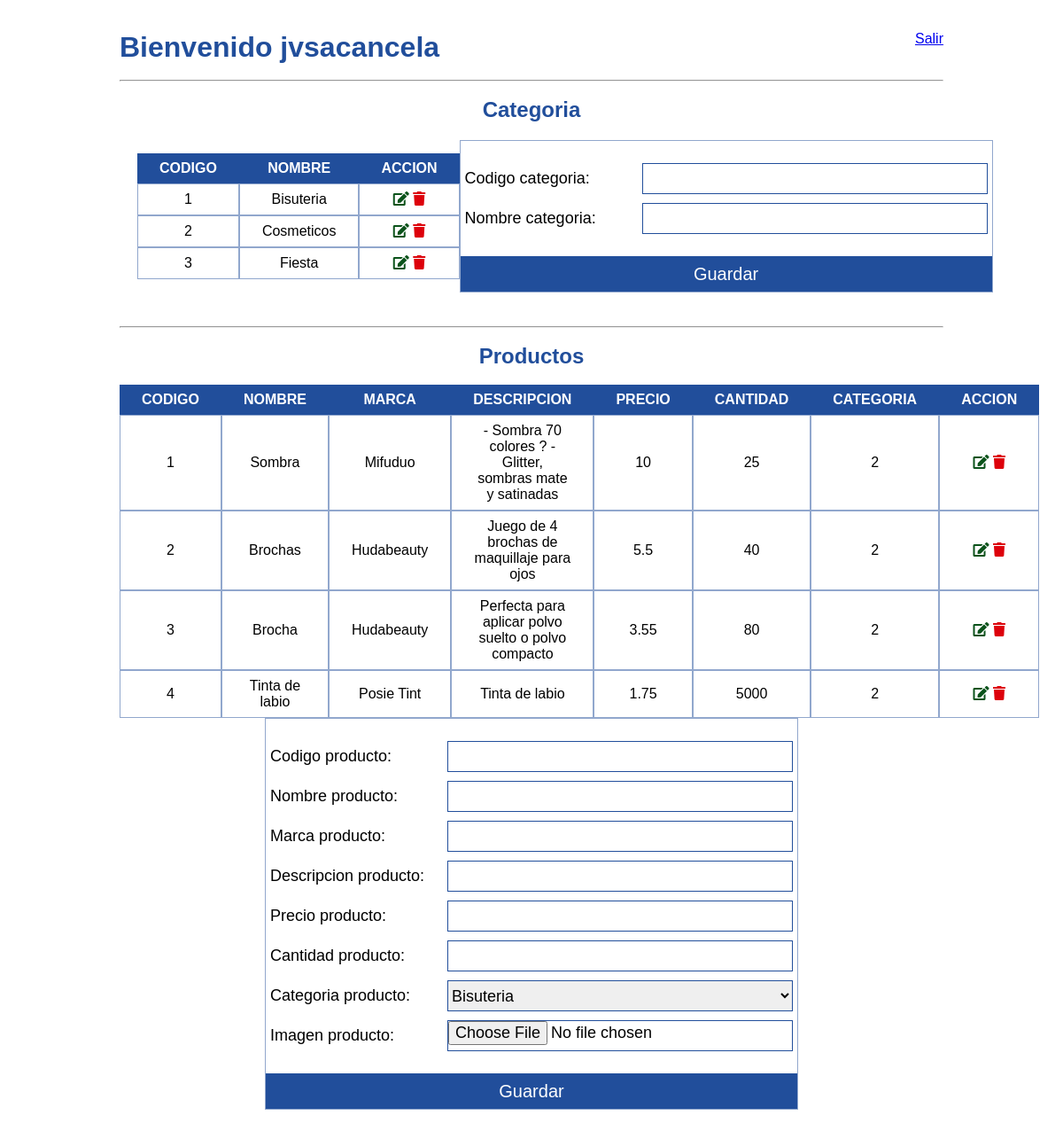
Before: /src/pages/user/panel-de-control.php (signed in) with the older database file.
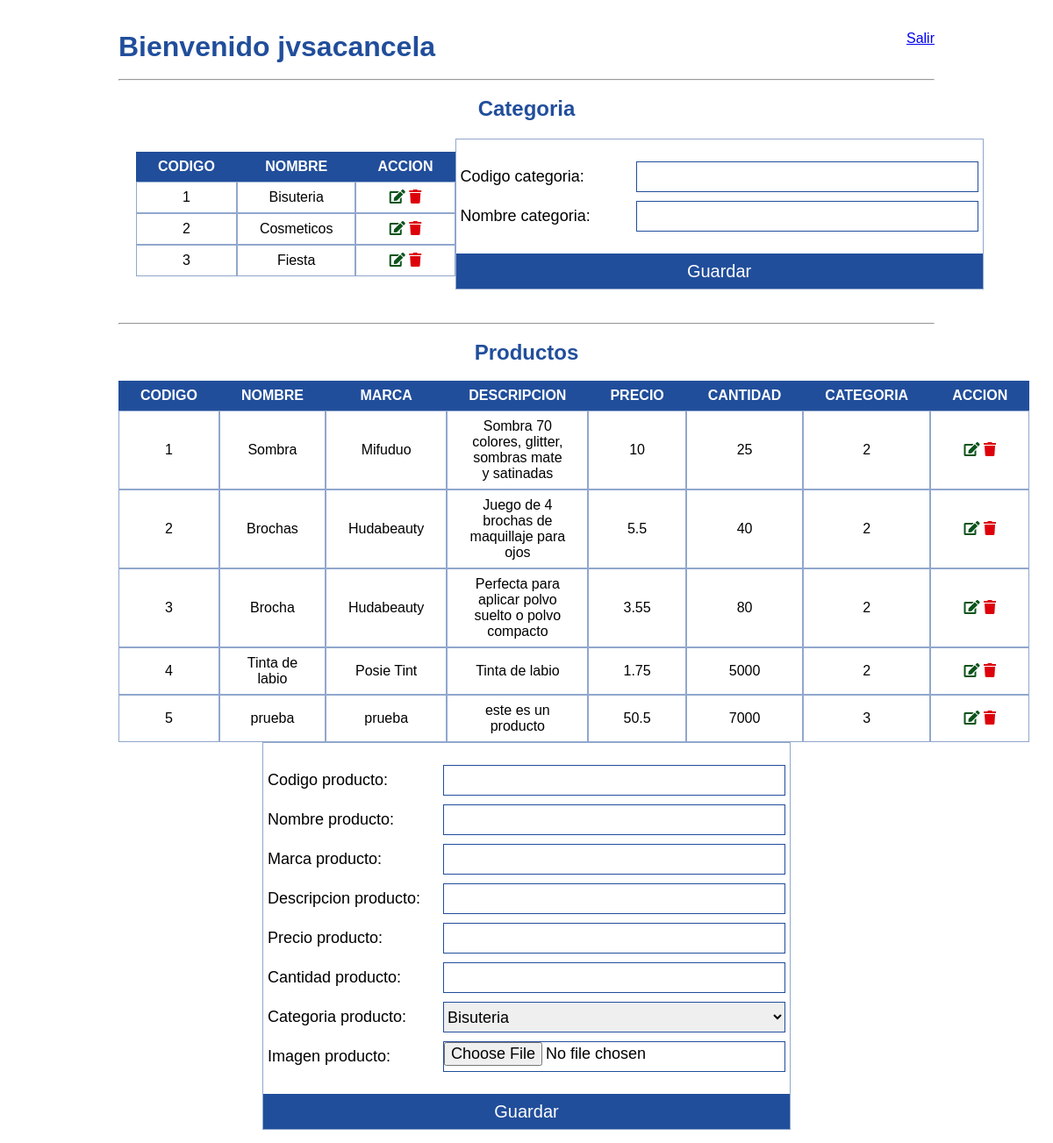
After: the same page with the newer database file.
### tables this page shows
CREATE TABLE `categoria` (
  `codigoCategoria` int(11) NOT NULL,
  `nombreCategoria` varchar(45) DEFAULT NULL
);

CREATE TABLE `producto` (
  `codigoProducto` int(11) NOT NULL,
  `nombreProducto` varchar(45) DEFAULT NULL,
  `descripcionProducto` longtext DEFAULT NULL,
  `precioProducto` double DEFAULT NULL,
  `cantidadProducto` int(11) DEFAULT NULL,
  `marcaProducto` varchar(45) DEFAULT NULL,
  `CATEGORIA_codigoCategoria` int(11) NOT NULL,
  `fotoProducto` varchar(500) DEFAULT NULL
);

### config/sql_class.php (called while the page is built, shortened)
<?php
    class sql_class{
        private $bd;
        public function __construct() {
            $this->bd = new mysqli(SERVIDOR, USUARIO, CLAVE, BDD);
            $this->bd->set_charset('utf8');
        }
        public function ConsultarCategorias(){
            $resultado = $this->bd->query("SELECT * FROM categoria");
            return $resultado;
        }
        public function ConsultarProductos(){
            $resultado = $this->bd->query("SELECT * FROM producto");
            return $resultado;
        }
    }
?>

### src/pages/user/panel-de-control.php (the view, shortened to what this page needs)
<?php
    require_once '../../../config/sql_class.php';
    $consulta_class = new sql_class();
    $resultados_cat = $consulta_class-> ConsultarCategorias();
    $resultado_cat = $consulta_class-> ConsultarCategorias();
    $resultados_pro = $consulta_class-> ConsultarProductos();
?>
<!DOCTYPE html>
<html lang="en">
<head>
    <link rel="stylesheet" href="../../assets/style/general.css ">
    <link rel="stylesheet" href="../../assets/style/panel-de-control.css">
    <link rel="stylesheet" href="https://use.fontawesome.com/releases/v5.6.3/css/all.css">
</head>
<body>
    <div id="panel-contenedor">
        <div id="panel-datos">
            <div id="midata">
                <h1 id="nom-user">Bienvenido <?php echo $_SESSION['nombreUsuario']; ?></h1>
                <a href="cerrar-usuario.php">Salir</a>
            </div>
            <br>
            <hr>
            <div>
                <br>
                <h2>Categoria</h2>
                <div id="contenedor-categoria">
                        <table id="tabla-categorias">
                            <thead id="titulo-tabla">
                                <th>CODIGO</th>
                                <th>NOMBRE</th>
                                <th>ACCION</th>
                            </thead>
                            <tbody id="cuerpo-tabla">
                                <?php while($display = $resultados_cat->fetch_assoc()){?>
                                    <tr>
                                        <td> <?php echo $display['codigoCategoria']?>  </td>
                                        <td> <?php echo $display['nombreCategoria'] ?> </td>
                                        <td>
                                            <a  href="php/edit_cat.php?id=<?php echo $display['codigoCategoria']?>"><i class="fa fa-edit" id="edit"></i></a>
                                            <a href="php/delete_cat.php?id=<?php echo $display['codigoCategoria'] ?>"><i class="fa fa-trash" id="delete"></i></a>
                                        </td>
                                <?php } ?>
                                </tr>
                            </tbody>
                        </table>
                <form action="php/agregar_categoria.php" method="POST">
                    <div id="caja-form">
                        <div id="cajaText">
                            <label for="txt-cat-cod">Codigo categoria:</label>
                            <input type="text" name="codigoCategoria" autocomplete="off">
                        </div>
                        <div id="cajaText">
                            <label for="txt-cat-nom">Nombre categoria:</label>
                            <input type="text" name="nombreCategoria" autocomplete="off">
                        </div>
                        <button id="btn-save" type="submit">Guardar</button>
                    </div>
                </form>
            </div>
            </div>
            <br>
            <hr>
            <br>
            <div>
                <h2>Productos</h2>
                <br>
                <table id="tabla-categorias">
                    <thead id="titulo-tabla">
                        <th>CODIGO</th>
                        <th>NOMBRE</th>
                        <th>MARCA</th>
                        <th>DESCRIPCION</th>
                        <th>PRECIO</th>
                        <th>CANTIDAD</th>
                        <th>CATEGORIA</th>
                        <th>ACCION</th>
                    </thead>
                    <tbody id="cuerpo-tabla">
                        <?php while($display = $resultados_pro->fetch_assoc()){?>
                        <tr>
                            <td> <?php echo $display['codigoProducto']?>  </td>
                            <td> <?php echo $display['nombreProducto'] ?> </td>
                            <td> <?php echo $display['marcaProducto'] ?> </td>
                            <td> <?php echo $display['descripcionProducto'] ?> </td>
                            <td> <?php echo $display['precioProducto'] ?> </td>
                            <td> <?php echo $display['cantidadProducto'] ?> </td>
                            <td> <?php echo $display['CATEGORIA_codigoCategoria'] ?> </td>
                            <td>
                                <a href="php/edit_pro.php?id=<?php echo $display['codigoProducto']?>"><i class="fa fa-edit" id="edit"></i></a>
                                <a href="php/delete_pro.php?id=<?php echo $display['codigoProducto'] ?>"><i class="fa fa-trash" id="delete"></i></a>
                            </td>
                        <?php } ?>
                        </tr>
                    </tbody>
                </table>
                <form action="php/agregar_producto.php" method="POST">
                    <div id="caja-form">
                        <div id="cajaText">
                            <label for="txt-pro-cod">Codigo producto:</label>
                            <input type="text" name="codigoProducto" autocomplete="off">
                        </div>
                        <div id="cajaText">
                            <label for="txt-pro-nom">Nombre producto:</label>
                            <input type="text" name="nombreProducto" autocomplete="off">
                        </div>
                        <div id="cajaText">
                            <label for="txt-pro-mar">Marca producto:</label>
                            <input type="text" name="marcaProducto" autocomplete="off">
                        </div>
                        <div id="cajaText">
                            <label for="txt-pro-des">Descripcion producto:</label>
                            <input type="text" name="descripcionProducto" autocomplete="off">
                        </div>
                        <div id="cajaText">
                            <label for="txt-pro-pre">Precio producto:</label>
                            <input type="text" name="precioProducto" autocomplete="off">
                        </div>
                        <div id="cajaText">
                            <label for="txt-pro-can">Cantidad producto:</label>
                            <input type="text" name="cantidadProducto" autocomplete="off">
                        </div>
                        <div id="cajaText">
                            <label for="txt-pro-can">Categoria producto:</label>
                            <select name="CATEGORIA_codigoCategoria" id="select-cat-pro">
                                <?php while($display = $resultado_cat->fetch_assoc()){?>
                                    <option value="<?php echo $display['codigoCategoria'] ?>">
                                        <?php echo $display['nombreCategoria'] ?>
                                    </option>
                                <?php } ?>
                            </select>
                        </div>
                        <div id="cajaText">
                            <label for="txt-pro-nom">Imagen producto:</label>
                            <input type="file" name="fotoProducto" autocomplete="off">
                        </div>
                        <button id="btn-save" type="submit">Guardar</button>
                    </div>
                </form>
            </div>
        </div>
    </div>
</body>
</html>

### src/assets/style/general.css (style rules this page uses)
* { margin: 0; padding: 0; font-family: Arial, Helvetica, sans-serif; }

### src/assets/style/panel-de-control.css (style rules this page uses)
#nom-user { color: #214e9b; }
#midata { display: grid; grid-template-columns: auto auto }
a { text-align: right; }
#panel-contenedor { width: 80%; margin: auto; }
#panel-datos { padding: 15px; margin-top: 20px; }
#caja-form { border: 1px solid #214e9b7e; margin: auto; width: 600px; padding-top: 20px; }
#cajaText { display: grid; margin: auto; grid-template-columns: 200px 400px; }
table { margin: auto; text-align: center; border-spacing: 0; }
th, td { padding-top: 8px; padding-bottom: 8px; padding-left: 25px; padding-right: 25px; }
th { background-color: #214e9b; color: white }
td { border: 1px solid #214e9b7e; }
#delete { color: #DD010B; }
#edit { color: rgb(11, 83, 27); }
#contenedor-categoria { display: grid; grid-template-columns: auto auto; padding: 20px; }
label { margin: 5px; padding-top: 7px; padding-bottom: 7px; font-size: 18px; }
input, select { font-size: 18px; margin: 5px; border: 1px solid #214e9b }
h2 { text-align: center; color: #214e9b; }
#btn-save { width: 100%; height: 40px; font-size: 20px; border: none; background-color:#214e9b; color: white; margin-top: 20px; }

Changed rows visible on the page:
changed producto "Sombra": descripcionProducto "- Sombra 70 colores ? - Glitter, sombras mate y satinadas" → "Sombra 70 colores, glitter, sombras mate y satinadas"
added producto: codigoProducto "5", nombreProducto "prueba", marcaProducto "prueba", descripcionProducto "este es un producto", precioProducto "50.5", cantidadProducto "7000", CATEGORIA_codigoCategoria "3"
